Frame 1 (no input): blank canvas, image omitted
Frame 60 (the mouse pressed at the canvas centre just before this capture): blank canvas, image omitted
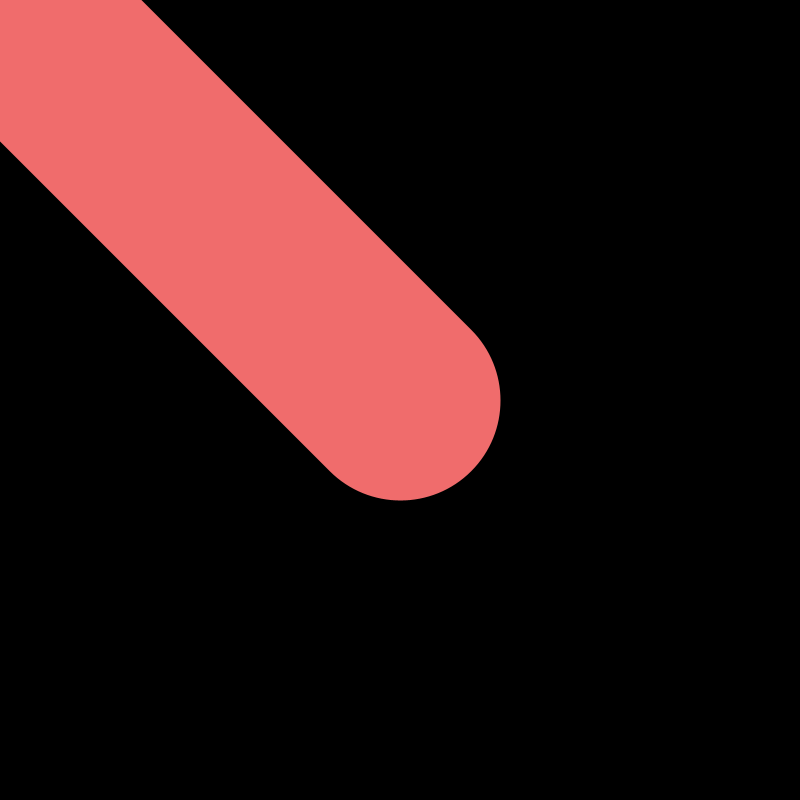
Frame 120 (the mouse held since frame 60 and released just before this capture)

The Processing sketch whose frames 1 and 60 were blank and that drew this single picture after the mouse press (run headless with seeded random() and noise(); from frame 60 on, the mouse is pressed at the canvas centre):

// Processing sketch: blob_draw
// ── blob_draw.pde
int hueVal;

void setup(){
  size(800, 800);
  smooth();
  background(0);
  colorMode(HSB);
  hueVal = 0;
}

void draw(){
  if(mousePressed){
    stroke(hueVal, 140, 240);
    strokeWeight(sqrt(abs(pow((pmouseX+pmouseY),2) - pow((mouseX+mouseY),2)))/4);
    line(mouseX, mouseY, pmouseX, pmouseY);
    hueVal = int(sqrt(pow((mouseX+mouseY),2))%256);
  }
}  

void keyPressed(){
 background(0); 
}  
